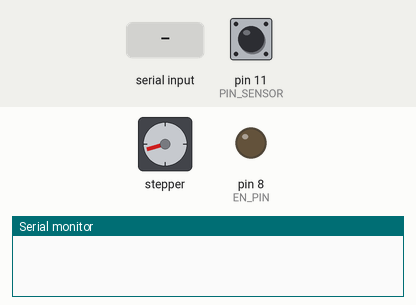
The sketch below on a simulated Arduino Uno, built with avr-gcc and run on an emulated ATmega328P. Shown: stepper motor, output pins drawn as LEDs (lit = HIGH), the last lines printed to the serial monitor. The inputs (shaded band) are chosen by the test bench; at power-on: pin 11 (PIN_SENSOR) HIGH. Stepper angles assume 200 steps per turn.

Above: at 1.25 s.
1.3 s: pin 11 (PIN_SENSOR) driven LOW
2.8 s: "90,45\n" received over Serial
At 2.95 s:
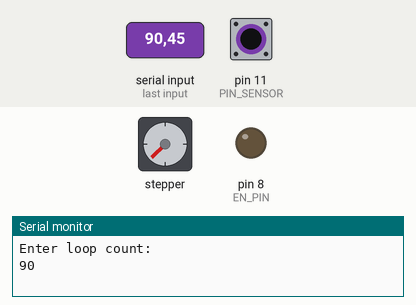
At 3.55 s:
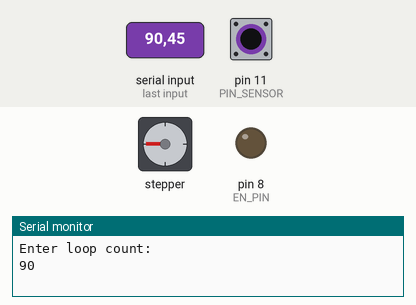
5.8 s: pin 11 (PIN_SENSOR) pulsed HIGH 2 times (0.12 s each, 0.3 s apart)
At 5.95 s:
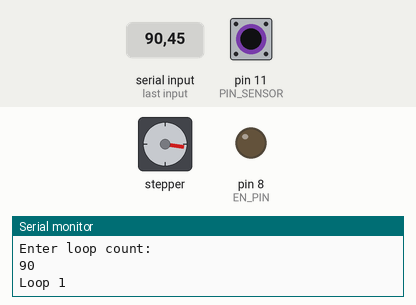
Timing chart, 0 to 17.8 s (numbered marks = the images above; inputs shaded):
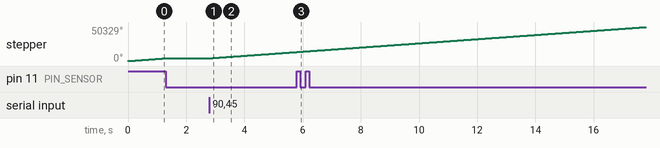

The sketch:

coil_winder.ino
```cpp
#include <Arduino.h>
#include <Bounce2.h>
#include <AccelStepper.h>

#define PIN_SENSOR 11

#define EN_PIN     8
#define DIR_PIN    5
#define STEP_PIN   2

#define ARRAY_SIZE(arr) (sizeof(arr) / sizeof((arr)[0]))

Bounce debouncer = Bounce();
AccelStepper stepper(AccelStepper::DRIVER, STEP_PIN, DIR_PIN);

typedef enum {
  STATE_INIT,
  STATE_LOOPS,
  STATE_SPEED,
  STATE_WINDING
} state_t;

state_t state = STATE_INIT;
unsigned int coil_loops = 130;
unsigned int speed = 2500;

unsigned int cur_loop = 0;
unsigned int last_state = LOW;

void
setup()
{
  Serial.begin(9600);

  pinMode(EN_PIN, OUTPUT);
  pinMode(STEP_PIN, OUTPUT);
  pinMode(DIR_PIN, OUTPUT);
  digitalWrite(EN_PIN, 0);
  digitalWrite(DIR_PIN, 0);
  digitalWrite(STEP_PIN, 0);

  stepper.setMaxSpeed(4000);
  stepper.setAcceleration(10);

  stepper.setSpeed(speed);

  debouncer.interval(5);
  debouncer.attach(PIN_SENSOR, INPUT_PULLUP);

  last_state = debouncer.read();

}

void state_winding()
{
  byte s = debouncer.read();
  if (s == LOW && last_state == HIGH) {
    cur_loop++;
    Serial.print("Loop ");
    Serial.println(cur_loop);
  }
  last_state = s;
  if (cur_loop == coil_loops) {
    state = STATE_LOOPS;
    cur_loop = 0;
  }
  stepper.runSpeed();
}

void state_init()
{
  byte s = debouncer.read();
  if (s == LOW && s != last_state) {
    state = STATE_LOOPS;
  }
  last_state = s;
  stepper.runSpeed();
}

void state_read_loop() {
  long loops;

  do {
	Serial.println("Enter loop count:");
	while (Serial.available() == 0 ){
	}
	loops = Serial.parseInt();
  } while (loops == 0);
	Serial.println(loops);
  coil_loops = loops;

  state = STATE_SPEED;
}

void state_speed() {

  state = STATE_WINDING;
  return;

  do {
  Serial.println("Enter speed:");
	while (Serial.available() == 0 ){
	}
	speed = Serial.parseInt();
  } while (speed == 0);

  stepper.setSpeed(speed);
  Serial.println("Press a key to start winding");
  while (Serial.available() == 0 ){
  }
  state = STATE_WINDING;
}

void loop()
{
  debouncer.update();
  switch(state) {
    case STATE_INIT:
      state_init();
      break;
    case STATE_LOOPS:
      state_read_loop();
      break;
    case STATE_SPEED:
      state_speed();
      break;
    case STATE_WINDING:
      state_winding();
      break;
  }
}
```

Measured:
- after the input at 2.8 s, stepper: keeps turning clockwise at about 3077°/s, starting at once
